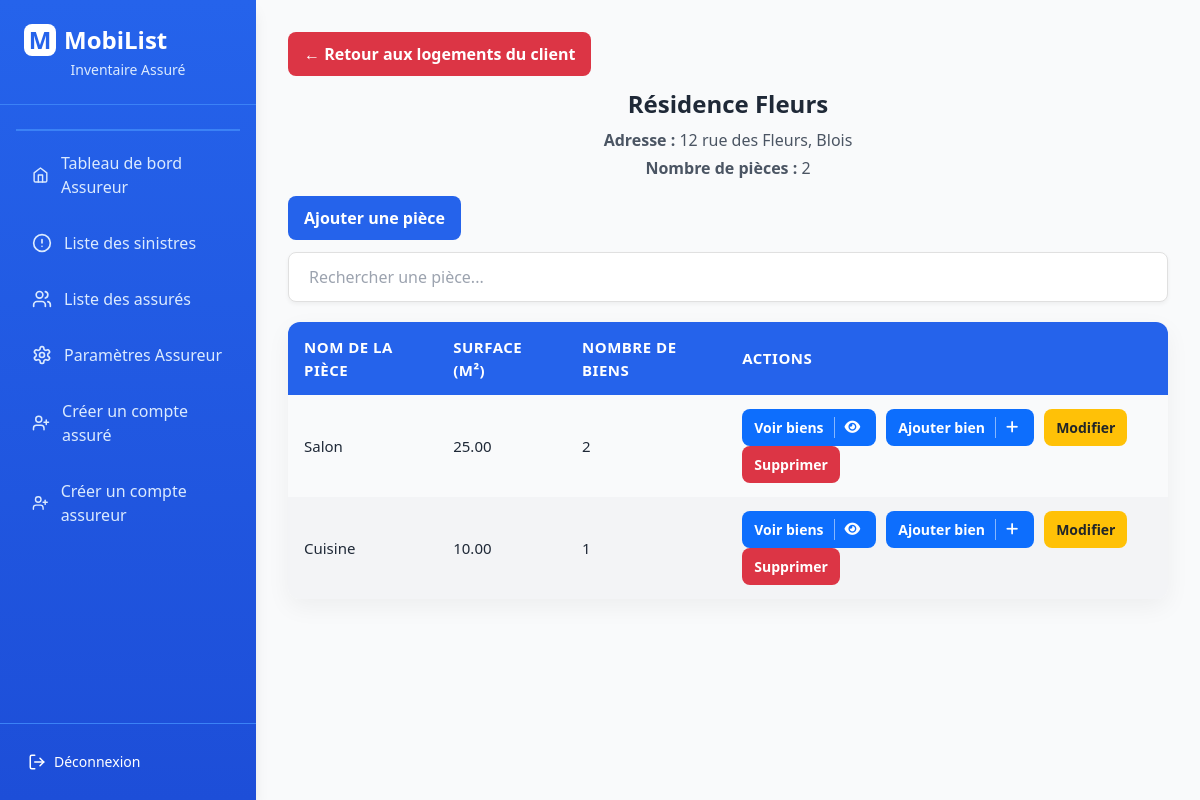
Page /logement/1/pieces/ (signed in) on the committed database.
### monApp/database/logement.py (models this page shows, shortened)
class Logement(db.Model):
    __tablename__ = 'logement'
    id_logement = db.Column(db.Integer, primary_key=True)
    nom_logement = db.Column(db.String(100))
    adresse = db.Column(db.String(255), nullable=False, unique=True)
    type_logement = db.Column(db.String(50))
    surface = db.Column(db.Numeric(10,2))
    description = db.Column(db.Text)
    pieces = db.relationship('Piece', backref='logement', lazy='subquery', cascade="all, delete-orphan")
    sinistres = db.relationship('Sinistre', backref='logement', lazy=True)
    justificatifs = db.relationship('Justificatif', secondary=justifie, backref=db.backref('logements', lazy='subquery'), lazy='subquery')
    assureurs = db.relationship('Assureur', secondary=couvre, back_populates='logements_couverts', lazy='subquery')

### monApp/database/piece.py (models this page shows, shortened)
class Piece(db.Model):
    __tablename__ = 'piece'
    id_piece = db.Column(db.Integer, primary_key=True)
    nom_piece = db.Column(db.String(100), nullable=False)
    surface = db.Column(db.Numeric(10,2))
    id_logement = db.Column(db.Integer, db.ForeignKey('logement.id_logement'), nullable=False)
    biens = db.relationship('Bien', backref='piece', lazy='subquery', cascade="all, delete-orphan")

### monApp/views.py (the view)
@app.route('/logement/<int:id>/pieces/')
@login_required
def view_logement_pieces(id):
    logement = Logement.query.get_or_404(id)
    origin = request.args.get('origin')
    sinistre_id = request.args.get('sinistre_id')
    access_granted = False
    if current_user.assure_profile and current_user.assure_profile in logement.assures:
        access_granted = True
    elif current_user.is_assureur:
        proprio = logement.assures[0] if logement.assures else None
        if proprio and proprio.id_assureur == current_user.assureur_profile.id_assureur:
            access_granted = True
    if not access_granted:
        flash("Vous n'avez pas accès à ce logement.", "danger")
        if current_user.is_assureur:
            return redirect(url_for('liste_assures'))
        return redirect(url_for('mes_logements'))
    return render_template('assure/logement_pieces.html', logement=logement, origin=origin,
        sinistre_id=sinistre_id)

### monApp/database/user.py (called while the page is built)
    @property
    def is_assureur(self):
        return self.assureur_profile is not None

### monApp/views.py (called while the page is built)
@login_manager.user_loader
def load_user(user_id):
    return User.query.get(user_id)

### monApp/templates/assure/logement_pieces.html (shortened to what this page needs)
{% extends "base.html" %}
{% block head %}
<link rel="stylesheet" href="{{ url_for('static', filename='css/listes.css') }}">
<link rel="stylesheet" href="https://cdnjs.cloudflare.com/ajax/libs/font-awesome/6.0.0-beta3/css/all.min.css">
{% endblock %}
{% block content %}
<div class="p-8">
    {% if origin == 'sinistre' and sinistre_id %}
        <a href="{{ url_for('detail_sinistre', id=sinistre_id) }}" class="btn btn-danger mb-3">
           ← Retour au détail du sinistre
        </a>
    {% elif current_user.is_assureur %}
        {% if logement.assures %}
            <a href="{{ url_for('logements_assure', id_assure=logement.assures[0].id_assure) }}" class="btn btn-danger mb-3">
               ← Retour aux logements du client
            </a>
        {% else %}
            <a href="{{ url_for('liste_assures') }}" class="btn btn-danger mb-3">
               ← Retour liste assurés
            </a>
        {% endif %}
    {% else %}
        <a href="{{ url_for('mes_logements') }}" class="btn btn-danger">
           ← Retour aux logements
        </a>
    {% endif %}
    <div class="logement-details-header">
        <h1 class="text-2xl font-bold text-gray-800 mb-2">
            {{ logement.nom_logement }}
        </h1>
        <p class="text-gray-600 mb-1"><strong>Adresse :</strong> {{ logement.adresse }}</p>
        <p class="text-gray-600 mb-4"><strong>Nombre de pièces :</strong> {{ logement.pieces|length }}</p>
        <a href="{{ url_for('ajouter_piece', logement_id=logement.id_logement) }}" class="btn btn-success mb-3">Ajouter une pièce</a>
    </div>
    <div class="search-filter">
        <input type="text" id="searchPieces" placeholder="Rechercher une pièce...">
    </div>
    <table id="piecesTable" class="table table-striped table-bordered table-hover">
        <thead>
            <tr>
                <th>Nom de la pièce</th>
                <th>Surface (m²)</th>
                <th>Nombre de biens</th>
                <th>Actions</th>
            </tr>
        </thead>
        <tbody>
            {% for piece in logement.pieces %}
            <tr>
                <td>{{ piece.nom_piece }}</td>
                <td>{{ piece.surface or "-" }}</td>
                <td>{{ piece.biens|length }}</td>
                <td>
                    <div class="task-controls">
                        <a href="{{ url_for('gestion_bien', piece_id=piece.id_piece) }}" title="Voir les biens" class="btn btn-info">
                            Voir biens <i class="fas fa-eye"></i>
                        </a>
                        <a href="{{ url_for('ajouter_bien', piece_id=piece.id_piece) }}" class="btn btn-info" title="Ajouter un bien">
                            Ajouter bien <i class="fas fa-plus"></i>
                        </a>
                        <a href="{{ url_for('modifier_piece', piece_id=piece.id_piece) }}" class="btn btn-warning">
                            Modifier
                        </a>
                        <form action="{{ url_for('supprimer_piece', piece_id=piece.id_piece) }}" method="post" style="display:inline;" onsubmit="return confirm('Êtes-vous sûr ?');">
                            <button type="submit" class="btn btn-danger">
                                Supprimer
                            </button>
                        </form>
                    </div>
                </td>
            </tr>
            {% endfor %}
        </tbody>
    </table>
</div>
{% endblock %}

### monApp/static/css/listes.css (style rules this page uses)
* { margin: 0; padding: 0; box-sizing: border-box; }
body { font-family: 'Segoe UI', Tahoma, Geneva, Verdana, sans-serif; background-color: #ffffff; min-height: 100vh; color: #1f2937; }
h1 { color: #2563eb; font-size: 32px; font-weight: 700; text-align: center; margin-bottom: 30px; }
p { font-size: 16px; color: #374151; margin-bottom: 20px; text-align: center; }
.btn { display: inline-block; padding: 10px 18px; border-radius: 12px; font-weight: 600; text-decoration: none; transition: all 0.3s ease; font-size: 15px; border: none; }
.btn-success { background: #2563eb; color: #fff; }
.task-controls .btn { margin-right: 6px; font-size: 14px; padding: 8px 12px; display: inline-flex; align-items: center; justify-content: center; }
.btn-info { background: #3b82f6; color: #fff; }
.btn-warning { background: #facc15; color: #1f2937; }
.btn-danger { background: #ef4444; color: #fff; }
.table { width: 100%; border-collapse: collapse; margin-top: 20px; border-radius: 12px; overflow: hidden; box-shadow: 0 8px 25px rgba(0, 0, 0, 0.05); }
.table th, .table td { padding: 14px 16px; text-align: left; font-size: 15px; }
.table th { background-color: #2563eb; color: #fff; font-weight: 600; text-transform: uppercase; letter-spacing: 0.5px; }
.table-striped tbody tr:nth-child(even) { background-color: #f3f4f6; }
.task-controls i { margin-right: 4px; }
.btn { display: inline-flex; align-items: center; padding: 10px 16px; border-radius: 8px; text-decoration: none; font-size: 16px; font-weight: 600; border: none; cursor: pointer; transition: all 0.2s ease; color: #fff; }
.btn-info { background-color: #0d6efd; }
.btn-warning { background-color: #ffc107; color: #212529; }
.btn-danger { background-color: #dc3545; }
.btn i { margin-left: 10px; border-left: 1px solid rgba(255, 255, 255, 0.5); padding-left: 10px; line-height: inherit; vertical-align: middle; }
.search-filter { margin-bottom: 20px; }
.search-filter input { width: 100%; padding: 12px 20px; border: 1px solid #e0e0e0; border-radius: 8px; font-size: 16px; transition: all 0.3s ease; background-color: #fff; box-shadow: 0 2px 4px rgba(0,0,0,0.05); }

### rows in the picture
Logement: nom_logement "Résidence Fleurs", adresse "12 rue des Fleurs, Blois"
Piece: nom_piece "Salon", surface "25.00", biens|length "2"
Piece: nom_piece "Cuisine", surface "10.00", biens|length "1"

### other values in the picture
{{ logement.pieces|length }} "2"
